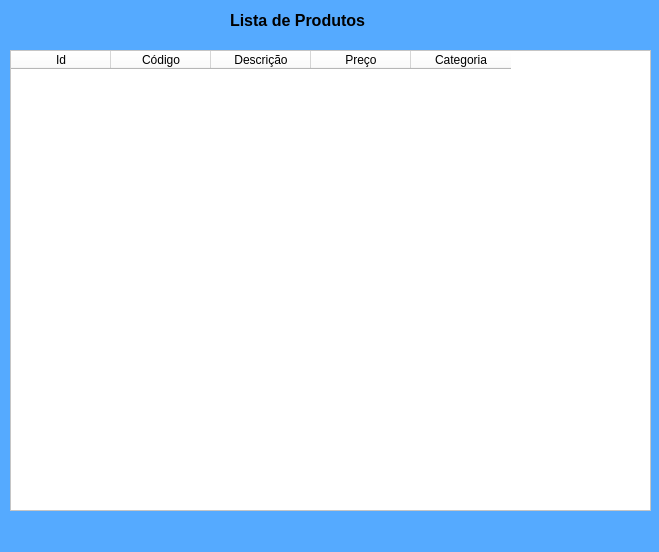
<?xml version="1.0" encoding="UTF-8"?>
<ui version="4.0">
 <class>MainWindow</class>
 <widget class="QMainWindow" name="MainWindow">
  <property name="geometry">
   <rect>
    <x>0</x>
    <y>0</y>
    <width>659</width>
    <height>552</height>
   </rect>
  </property>
  <property name="windowTitle">
   <string>MainWindow</string>
  </property>
  <property name="styleSheet">
   <string notr="true">background-color: rgb(85, 170, 255);</string>
  </property>
  <widget class="QWidget" name="centralwidget">
   <widget class="QLabel" name="label">
    <property name="geometry">
     <rect>
      <x>230</x>
      <y>10</y>
      <width>181</width>
      <height>21</height>
     </rect>
    </property>
    <property name="font">
     <font>
      <family>Arial</family>
      <pointsize>12</pointsize>
      <weight>75</weight>
      <bold>true</bold>
     </font>
    </property>
    <property name="text">
     <string>Lista de Produtos</string>
    </property>
   </widget>
   <widget class="QTableWidget" name="tableWidget">
    <property name="geometry">
     <rect>
      <x>10</x>
      <y>50</y>
      <width>641</width>
      <height>461</height>
     </rect>
    </property>
    <property name="styleSheet">
     <string notr="true">background-color: rgb(255, 255, 255);</string>
    </property>
    <column>
     <property name="text">
      <string>Id</string>
     </property>
    </column>
    <column>
     <property name="text">
      <string>Código</string>
     </property>
    </column>
    <column>
     <property name="text">
      <string>Descrição</string>
     </property>
    </column>
    <column>
     <property name="text">
      <string>Preço</string>
     </property>
    </column>
    <column>
     <property name="text">
      <string>Categoria</string>
     </property>
    </column>
   </widget>
  </widget>
  <widget class="QMenuBar" name="menubar">
   <property name="geometry">
    <rect>
     <x>0</x>
     <y>0</y>
     <width>659</width>
     <height>26</height>
    </rect>
   </property>
  </widget>
  <widget class="QStatusBar" name="statusbar"/>
 </widget>
 <resources/>
 <connections/>
</ui>
